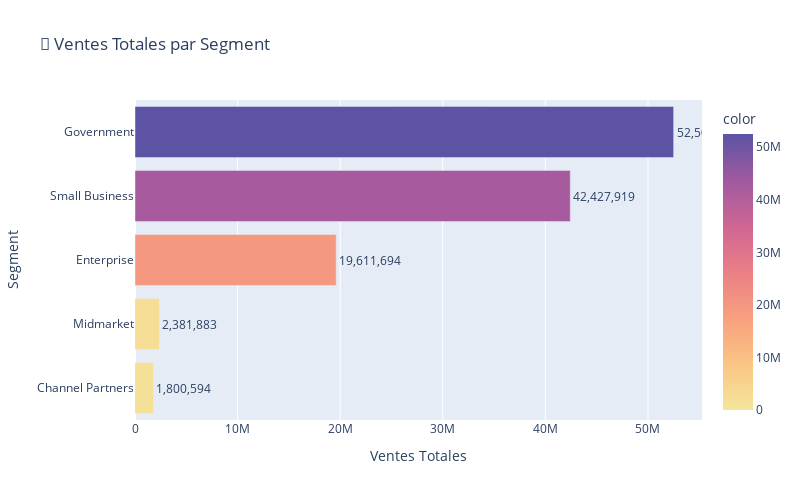
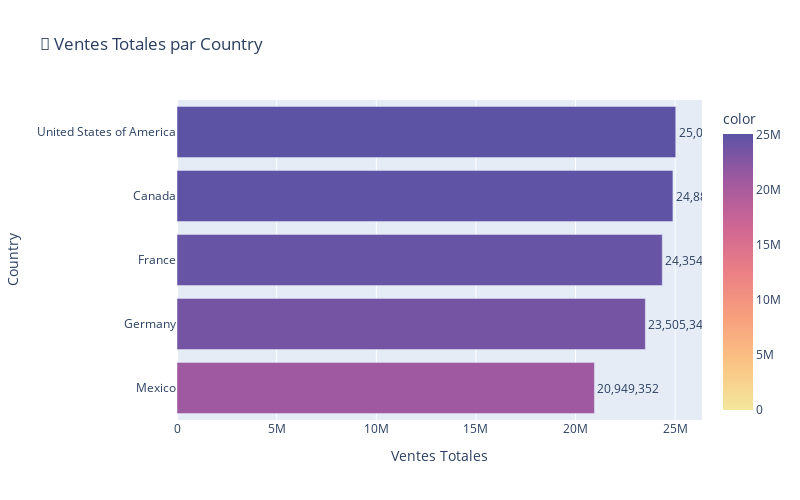
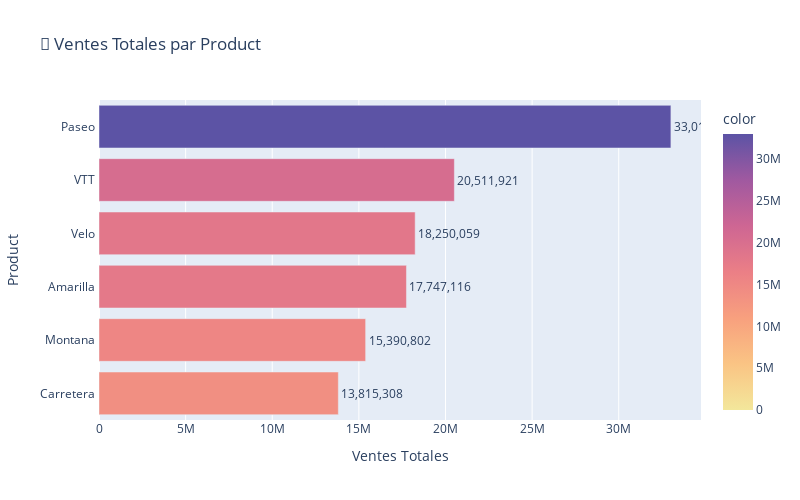
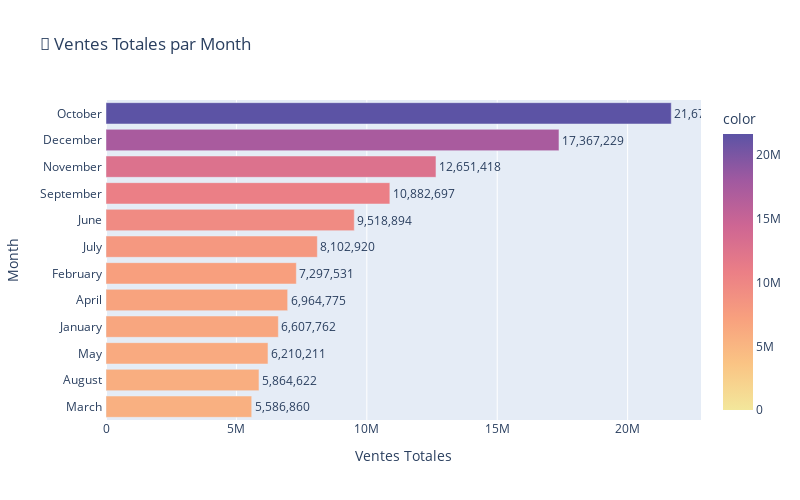

Write notebook code for charts like these, in order.
### Markdown cell above
### 2) Analyse visuelle des ventes de vélos

### Code cell
import plotly.express as px  # Importation de Plotly pour les graphiques interactifs

# Liste des KPI à afficher
kpi_categories = {
    "Segment": df_cleaned.groupby("Segment")["Sales"].sum().sort_values(ascending=True),
    "Country": df_cleaned.groupby("Country")["Sales"].sum().sort_values(ascending=True),
    "Product": df_cleaned.groupby("Product")["Sales"].sum().sort_values(ascending=True),
    "Month": df_cleaned.groupby("Month Name")["Sales"].sum().sort_values(ascending=True)
}

# Génération des graphiques interactifs
for category, data in kpi_categories.items():
    fig = px.bar(data, 
                 x=data.values, 
                 y=data.index, 
                 orientation='h', 
                 text=data.values, 
                 title=f"🔹 Ventes Totales par {category}",
                 labels={"x": "Ventes Totales", "y": category},
                 color=data.values,
                 color_continuous_scale="Sunset",  # Choix de la palette plus vibrante
                 color_continuous_midpoint=data.values.max()/2)  # Ajuste la couleur au centre des valeurs
    
    # Mettre en forme le texte et les valeurs des barres
    fig.update_traces(texttemplate='%{text:,.0f}', textposition='outside')
    
    # Mise en forme du graphique
    fig.update_layout(xaxis_title="Ventes Totales", yaxis_title=category, 
                      showlegend=False, height=500, width=800)

    # Affichage du graphique
    fig.show()

### Figure 1 — Plotly figure (JSON) as saved in the notebook; plotly's stock layout.template omitted (floating-point values rounded to 4 significant figures)
{"data": [{"alignmentgroup": "True", "hovertemplate": "Ventes Totales=%{x}<br>Segment=%{y}<br>text=%{text}<br>color=%{marker.color}<extra></extra>", "legendgroup": "", "marker": {"color": [1801000.0, 2382000.0, 19610000.0, 42430000.0, 52500000.0], "coloraxis": "coloraxis", "pattern": {"shape": ""}}, "name": "", "offsetgroup": "", "orientation": "h", "showlegend": false, "text": [1801000.0, 2382000.0, 19610000.0, 42430000.0, 52500000.0], "textposition": "outside", "texttemplate": "%{text:,.0f}", "type": "bar", "x": [1801000.0, 2382000.0, 19610000.0, 42430000.0, 52500000.0], "xaxis": "x", "y": ["Channel Partners", "Midmarket", "Enterprise", "Small Business", "Government"], "yaxis": "y"}], "layout": {"barmode": "relative", "coloraxis": {"cmid": 26250000.0, "colorbar": {"title": {"text": "color"}}, "colorscale": [[0, "rgb(243, 231, 155)"], [0.1667, "rgb(250, 196, 132)"], [0.3333, "rgb(248, 160, 126)"], [0.5, "rgb(235, 127, 134)"], [0.6667, "rgb(206, 102, 147)"], [0.8333, "rgb(160, 89, 160)"], [1, "rgb(92, 83, 165)"]]}, "height": 500, "legend": {"tracegroupgap": 0}, "showlegend": false, "title": {"text": "🔹 Ventes Totales par Segment"}, "width": 800, "xaxis": {"anchor": "y", "domain": [0, 1], "title": {"text": "Ventes Totales"}}, "yaxis": {"anchor": "x", "domain": [0, 1], "title": {"text": "Segment"}}}}

### Figure 2 — Plotly figure (JSON) as saved in the notebook; plotly's stock layout.template omitted (floating-point values rounded to 4 significant figures)
{"data": [{"alignmentgroup": "True", "hovertemplate": "Ventes Totales=%{x}<br>Country=%{y}<br>text=%{text}<br>color=%{marker.color}<extra></extra>", "legendgroup": "", "marker": {"color": [20950000.0, 23510000.0, 24350000.0, 24890000.0, 25030000.0], "coloraxis": "coloraxis", "pattern": {"shape": ""}}, "name": "", "offsetgroup": "", "orientation": "h", "showlegend": false, "text": [20950000.0, 23510000.0, 24350000.0, 24890000.0, 25030000.0], "textposition": "outside", "texttemplate": "%{text:,.0f}", "type": "bar", "x": [20950000.0, 23510000.0, 24350000.0, 24890000.0, 25030000.0], "xaxis": "x", "y": ["Mexico", "Germany", "France", "Canada", "United States of America"], "yaxis": "y"}], "layout": {"barmode": "relative", "coloraxis": {"cmid": 12510000.0, "colorbar": {"title": {"text": "color"}}, "colorscale": [[0, "rgb(243, 231, 155)"], [0.1667, "rgb(250, 196, 132)"], [0.3333, "rgb(248, 160, 126)"], [0.5, "rgb(235, 127, 134)"], [0.6667, "rgb(206, 102, 147)"], [0.8333, "rgb(160, 89, 160)"], [1, "rgb(92, 83, 165)"]]}, "height": 500, "legend": {"tracegroupgap": 0}, "showlegend": false, "title": {"text": "🔹 Ventes Totales par Country"}, "width": 800, "xaxis": {"anchor": "y", "domain": [0, 1], "title": {"text": "Ventes Totales"}}, "yaxis": {"anchor": "x", "domain": [0, 1], "title": {"text": "Country"}}}}

### Figure 3 — Plotly figure (JSON) as saved in the notebook; plotly's stock layout.template omitted (floating-point values rounded to 4 significant figures)
{"data": [{"alignmentgroup": "True", "hovertemplate": "Ventes Totales=%{x}<br>Product=%{y}<br>text=%{text}<br>color=%{marker.color}<extra></extra>", "legendgroup": "", "marker": {"color": [13820000.0, 15390000.0, 17750000.0, 18250000.0, 20510000.0, 33010000.0], "coloraxis": "coloraxis", "pattern": {"shape": ""}}, "name": "", "offsetgroup": "", "orientation": "h", "showlegend": false, "text": [13820000.0, 15390000.0, 17750000.0, 18250000.0, 20510000.0, 33010000.0], "textposition": "outside", "texttemplate": "%{text:,.0f}", "type": "bar", "x": [13820000.0, 15390000.0, 17750000.0, 18250000.0, 20510000.0, 33010000.0], "xaxis": "x", "y": [" Carretera ", " Montana ", " Amarilla ", " Velo ", " VTT ", " Paseo "], "yaxis": "y"}], "layout": {"barmode": "relative", "coloraxis": {"cmid": 16510000.0, "colorbar": {"title": {"text": "color"}}, "colorscale": [[0, "rgb(243, 231, 155)"], [0.1667, "rgb(250, 196, 132)"], [0.3333, "rgb(248, 160, 126)"], [0.5, "rgb(235, 127, 134)"], [0.6667, "rgb(206, 102, 147)"], [0.8333, "rgb(160, 89, 160)"], [1, "rgb(92, 83, 165)"]]}, "height": 500, "legend": {"tracegroupgap": 0}, "showlegend": false, "title": {"text": "🔹 Ventes Totales par Product"}, "width": 800, "xaxis": {"anchor": "y", "domain": [0, 1], "title": {"text": "Ventes Totales"}}, "yaxis": {"anchor": "x", "domain": [0, 1], "title": {"text": "Product"}}}}

### Figure 4 — Plotly figure (JSON) as saved in the notebook; plotly's stock layout.template omitted (floating-point values rounded to 4 significant figures)
{"data": [{"alignmentgroup": "True", "hovertemplate": "Ventes Totales=%{x}<br>Month Name=%{y}<br>text=%{text}<br>color=%{marker.color}<extra></extra>", "legendgroup": "", "marker": {"color": [5587000.0, 5865000.0, 6210000.0, 6608000.0, 6965000.0, 7298000.0, 8103000.0, 9519000.0, 10880000.0, 12650000.0, 17370000.0, 21670000.0], "coloraxis": "coloraxis", "pattern": {"shape": ""}}, "name": "", "offsetgroup": "", "orientation": "h", "showlegend": false, "text": [5587000.0, 5865000.0, 6210000.0, 6608000.0, 6965000.0, 7298000.0, 8103000.0, 9519000.0, 10880000.0, 12650000.0, 17370000.0, 21670000.0], "textposition": "outside", "texttemplate": "%{text:,.0f}", "type": "bar", "x": [5587000.0, 5865000.0, 6210000.0, 6608000.0, 6965000.0, 7298000.0, 8103000.0, 9519000.0, 10880000.0, 12650000.0, 17370000.0, 21670000.0], "xaxis": "x", "y": [" March ", " August ", " May ", " January ", " April ", " February ", " July ", " June ", " September ", " November ", " December ", " October "], "yaxis": "y"}], "layout": {"barmode": "relative", "coloraxis": {"cmid": 10840000.0, "colorbar": {"title": {"text": "color"}}, "colorscale": [[0, "rgb(243, 231, 155)"], [0.1667, "rgb(250, 196, 132)"], [0.3333, "rgb(248, 160, 126)"], [0.5, "rgb(235, 127, 134)"], [0.6667, "rgb(206, 102, 147)"], [0.8333, "rgb(160, 89, 160)"], [1, "rgb(92, 83, 165)"]]}, "height": 500, "legend": {"tracegroupgap": 0}, "showlegend": false, "title": {"text": "🔹 Ventes Totales par Month"}, "width": 800, "xaxis": {"anchor": "y", "domain": [0, 1], "title": {"text": "Ventes Totales"}}, "yaxis": {"anchor": "x", "domain": [0, 1], "title": {"text": "Month"}}}}
